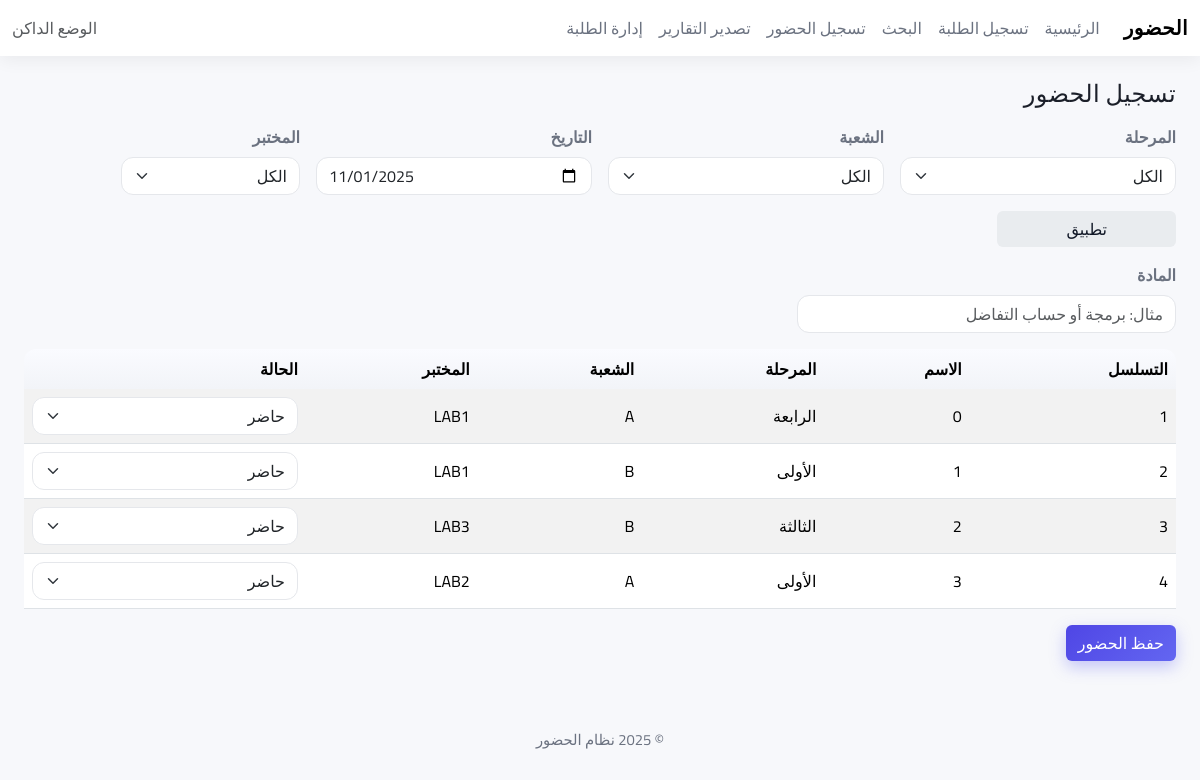
The app's page /attendance with its own data.
### tables this page shows
CREATE TABLE students (
                id INTEGER PRIMARY KEY AUTOINCREMENT,
                name TEXT NOT NULL,
                exam_number TEXT NOT NULL UNIQUE,
                stage TEXT NOT NULL,
                section TEXT,
                created_at TEXT NOT NULL
            , lab TEXT);

### webapp/routes.py (the view, shortened to what this page needs)
@bp.route("/attendance", methods=["GET", "POST"])
def attendance_page() -> str:
    stages = ["الكل"] + get_distinct_stages(defaults=["الأولى", "الثانية", "الثالثة", "الرابعة"])
    stage = request.values.get("stage", stages[0])
    sections = ["الكل"] + (get_sections_for_stage(stage) if stage != "الكل" else [])
    section = request.values.get("section", sections[0])
    lab = request.values.get("lab", "الكل")
    subject = request.values.get("subject", "الكل")
    date_str = request.values.get("date")
    selected_date = datetime.date.fromisoformat(date_str) if date_str else datetime.date.today()
    students_df = get_students_by_stage_section(
        None if stage == "الكل" else stage,
        None if section == "الكل" else section,
        None if lab == "الكل" else lab,
    )
    att_df = get_attendance_for_date_stage_section(
        date=selected_date,
        stage=None if stage == "الكل" else stage,
        section=None if section == "الكل" else section,
        lab=None if lab == "الكل" else lab,
        subject=None if subject == "الكل" else subject,
    )
    prefill = {}
    if not att_df.empty:
        for _, r in att_df.iterrows():
            prefill[str(r["exam_number"])]= r["status"]
    return render_template(
        "attendance.html",
        stages=stages,
        stage=stage,
        sections=sections,
        section=section,
        lab=lab,
        subject=subject,
        selected_date=selected_date,
        students_df=students_df,
        prefill=prefill,
    )

### webapp/db.py (called while the page is built)
def get_conn() -> sqlite3.Connection:
    conn = sqlite3.connect(DB_PATH)
    conn.row_factory = sqlite3.Row
    return conn

def get_students_by_stage_section(stage: Optional[str], section: Optional[str], lab: Optional[str] = None) -> pd.DataFrame:
    params: List[object] = []
    where: List[str] = []
    if stage:
        where.append("stage = ?")
        params.append(stage)
    if section:
        where.append("(section = ?)")
        params.append(section)
    if lab:
        where.append("(lab = ?)")
        params.append(lab)
    sql = "SELECT name, exam_number, stage, section, lab FROM students"
    if where:
        sql += " WHERE " + " AND ".join(where)
    sql += " ORDER BY name"
    with get_conn() as conn:
        return pd.read_sql_query(sql, conn, params=params)

def get_distinct_stages(defaults: Optional[Iterable[str]] = None) -> List[str]:
    with get_conn() as conn:
        rows = conn.execute("SELECT DISTINCT stage FROM students ORDER BY stage").fetchall()
        stages = [r[0] for r in rows]
    if defaults:
        for s in defaults:
            if s not in stages:
                stages.append(s)
    return stages

### webapp/templates/attendance.html (shortened to what this page needs)
{% extends 'base.html' %}
{% block content %}
<h4 class="mb-3">تسجيل الحضور</h4>
<form method="get" class="row g-3 mb-3">
  <div class="col-md-3">
    <label class="form-label">المرحلة</label>
    <select name="stage" class="form-select">
      {% for s in stages %}
      <option value="{{ s }}" {% if s==stage %}selected{% endif %}>{{ s }}</option>
      {% endfor %}
    </select>
  </div>
  <div class="col-md-3">
    <label class="form-label">الشعبة</label>
    <select name="section" class="form-select">
      {% for s in sections %}
      <option value="{{ s }}" {% if s==section %}selected{% endif %}>{{ s }}</option>
      {% endfor %}
    </select>
  </div>
  <div class="col-md-3">
    <label class="form-label">التاريخ</label>
    <input type="date" name="date" class="form-control" value="{{ selected_date.isoformat() }}">
  </div>
  <div class="col-md-2">
    <label class="form-label">المختبر</label>
    <select name="lab" class="form-select">
      <option value="الكل" {% if lab=='الكل' %}selected{% endif %}>الكل</option>
    </select>
  </div>
  <div class="col-md-2 d-flex align-items-end">
    <button class="btn btn-secondary w-100">تطبيق</button>
  </div>
 </form>
<form method="post">
  <div class="row g-2 mb-3">
    <div class="col-md-4">
      <label class="form-label">المادة</label>
      <input type="text" name="subject" class="form-control" placeholder="مثال: برمجة أو حساب التفاضل" required>
    </div>
  </div>
  <div class="table-responsive">
    <table class="table table-striped">
      <thead>
        <tr>
          <th>التسلسل</th>
          <th>الاسم</th>
          <th>المرحلة</th>
          <th>الشعبة</th>
          <th>المختبر</th>
          <th>الحالة</th>
        </tr>
      </thead>
      <tbody>
        {% for idx, s in students_df.iterrows() %}
        {% set exam_no = s.exam_number|string %}
        <tr>
          <td>{{ loop.index }}</td>
          <td>{{ s.name }}</td>
          <td>{{ s.stage }}</td>
          <td>{{ s.section or '-' }}</td>
          <td>{{ s.lab or '-' }}</td>
          <td>
            <select name="status_{{ exam_no }}" class="form-select">
              <option value="present" {% if prefill.get(exam_no)=='present' %}selected{% endif %}>حاضر</option>
            </select>
          </td>
        </tr>
        {% else %}
        <tr><td colspan="4" class="text-center">لا يوجد طلبة</td></tr>
        {% endfor %}
      </tbody>
    </table>
  </div>
  <button class="btn btn-primary">حفظ الحضور</button>
 </form>
{% endblock %}

### webapp/static/css/style.css (style rules this page uses)
:root { --bg: #f7f8fb; --surface: #ffffff; --text: #1b1f29; --muted: #6b7280; --primary: #4f46e5; --primary-2: #6366f1; --ring: rgba(99,102,241,.35); }
html, body { height: 100%; font-family: "Cairo", "Segoe UI", Tahoma, sans-serif; background: var(--bg); color: var(--text); }
body { display: flex; flex-direction: column; min-height: 100vh; }
.table { vertical-align: middle; color: var(--text); }
.table thead th { background: linear-gradient(180deg,#fafbff, #f2f4f8); font-weight: 700; border-bottom: 0; }
.table-striped tbody tr:nth-of-type(odd) { background-color: rgba(0,0,0,.02); }
.btn-primary { background-image: linear-gradient(135deg, var(--primary), var(--primary-2)); border: none; box-shadow: 0 6px 16px var(--ring); }
.btn-secondary { background-color: #e9ecef; color: #111827; border: none; }
.form-label { font-weight: 700; color: var(--muted); }
.form-control, .form-select { border-radius: 12px; border: 1px solid #e5e7eb; }
h3, h4, h5 { letter-spacing: .3px; }
.table-responsive { border-radius: 12px; }

### records on screen
students: stage "الرابعة", lab "LAB1", exam_number "حاضر"
students: stage "الأولى", lab "LAB1"
students: stage "الثالثة", lab "LAB3", exam_number "حاضر"
students: stage "الأولى", lab "LAB2", exam_number "حاضر"

### other values on screen
{{ s.name }} "0" "1" "2" "3"
{{ s.section or '-' }} "A" "B" "B" "A"
form field stage "الكل"
form field section "الكل"
